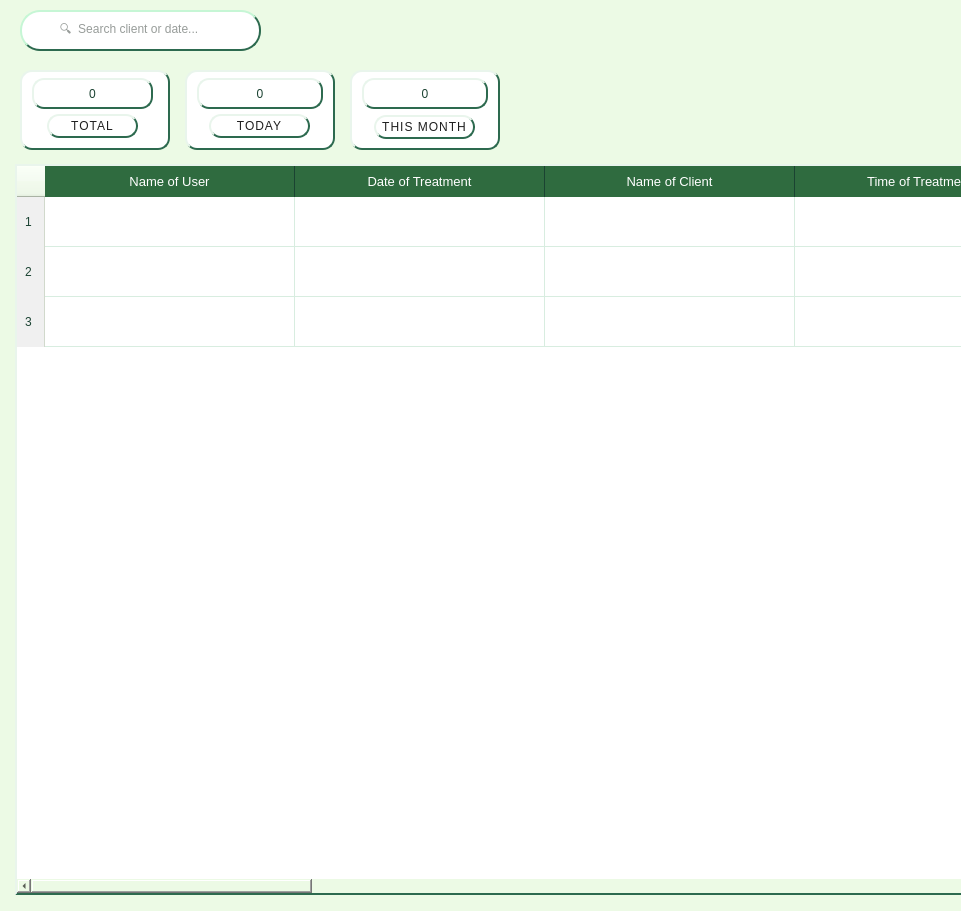
     <widget class="QWidget" name="contentPanel" native="true">
      <property name="geometry">
       <rect>
        <x>400</x>
        <y>0</y>
        <width>961</width>
        <height>911</height>
       </rect>
      </property>
      <property name="styleSheet">
       <string notr="true">QWidget { background-color: #ECFAE5; }</string>
      </property>
      <widget class="QTableWidget" name="tableListahan">
       <property name="geometry">
        <rect>
         <x>15</x>
         <y>164</y>
         <width>971</width>
         <height>731</height>
        </rect>
       </property>
       <property name="font">
        <font>
         <family>Segoe UI</family>
         <pointsize>11</pointsize>
         <weight>50</weight>
         <italic>false</italic>
         <bold>false</bold>
        </font>
       </property>
       <property name="styleSheet">
        <string notr="true">QTableWidget {
    background-color: #FFFFFF;
    alternate-background-color: #F5F5F5;  /* ✅ clean light grey */
    gridline-color: #D8EDE0;
    border: none;
    font: 11pt &quot;Segoe UI&quot;;
    color: #1B4332;
    selection-background-color: #C6F6D5;
    selection-color: #1B4332;

    /* ✅ green 3D frame */
    border-style: solid;
    border-width: 2px;
    border-top-color: #E9F5EC;
    border-left-color: #E9F5EC;
    border-bottom-color: #2D6A4F;
    border-right-color: #2D6A4F;
}

QTableWidget::item { 
    padding: 4px 8px; 
    border: none;
    background-color: transparent;
}

QTableWidget::item:selected { 
    background-color: #C6F6D5; 
    color: #1B4332; 
}

/* COLUMN HEADERS */
QHeaderView::section {
    background-color: #2F6B3F;
    color: #ffffff;
    border: none;
    border-right: 1px solid #1B4332;
    padding: 6px 8px;
    font: bold 12pt &quot;Segoe UI&quot;;
    text-transform: uppercase;
}

/* ROW HEADERS */
QHeaderView::section:vertical {
    background-color: #F0F0F0;
    color: #1B4332;
    border-right: 1px solid #D1D9CC;
}

/* HEADER AREA CLEANUP */
QHeaderView { 
    background-color: transparent; 
    border: none; 
}


/* SCROLLBAR */
QScrollBar:vertical {
    background: #E2EAE5;   /* darker track for better contrast */
    width: 10px;
    border-radius: 5px;
}

QScrollBar::handle:vertical {
    background: #1F4D2C;   /* darker green handle */
    border-radius: 5px;
    min-height: 25px;
}

QScrollBar::handle:vertical:hover { 
    background: #163A22;   /* even darker hover */
}

QScrollBar::handle:vertical:pressed { 
    background: #0F2A18;   /* deep press effect */
}

/* remove arrows */
QScrollBar::add-line:vertical, 
QScrollBar::sub-line:vertical { 
    height: 0; 
}

/* clean page area */
QScrollBar::add-page:vertical, 
QScrollBar::sub-page:vertical { 
    background: transparent; 
}


/* HORIZONTAL SCROLLBAR */
QScrollBar:horizontal {
    background: #E2EAE5;
    height: 10px;
    border-radius: 5px;
}

QScrollBar::handle:horizontal {
    background: #1F4D2C;
    border-radius: 5px;
    min-width: 25px;
}

QScrollBar::handle:horizontal:hover { 
    background: #163A22;
}

QScrollBar::handle:horizontal:pressed { 
    background: #0F2A18;
}

/* remove arrows */
QScrollBar::add-line:horizontal, 
QScrollBar::sub-line:horizontal { 
    width: 0; 
}

/* clean page area */
QScrollBar::add-page:horizontal, 
QScrollBar::sub-page:horizontal { 
    background: transparent; 
}
/* CORNER (top-left box) */
QTableCornerButton::section { 
    background-color: #2D6A4F;
    border: none; 
}</string>
       </property>
       <property name="editTriggers">
        <set>QAbstractItemView::NoEditTriggers</set>
       </property>
       <property name="selectionMode">
        <enum>QAbstractItemView::NoSelection</enum>
       </property>
       <attribute name="horizontalHeaderDefaultSectionSize">
        <number>250</number>
       </attribute>
       <attribute name="verticalHeaderDefaultSectionSize">
        <number>50</number>
       </attribute>
       <row>
        <property name="text">
         <string>1</string>
        </property>
       </row>
       <row>
        <property name="text">
         <string>2</string>
        </property>
       </row>
       <row>
        <property name="text">
         <string>3</string>
        </property>
       </row>
       <column>
        <property name="text">
         <string>Name of User</string>
        </property>
        <property name="font">
         <font>
          <pointsize>10</pointsize>
         </font>
        </property>
       </column>
       <column>
        <property name="text">
         <string>Date of Treatment</string>
        </property>
        <property name="font">
         <font>
          <pointsize>10</pointsize>
         </font>
        </property>
       </column>
       <column>
        <property name="text">
         <string>Name of Client</string>
        </property>
        <property name="font">
         <font>
          <pointsize>10</pointsize>
         </font>
        </property>
       </column>
       <column>
        <property name="text">
         <string>Time of Treatment</string>
        </property>
        <property name="font">
         <font>
          <pointsize>10</pointsize>
         </font>
        </property>
       </column>
       <column>
        <property name="text">
         <string>Chemical/s Used</string>
        </property>
        <property name="font">
         <font>
          <pointsize>10</pointsize>
         </font>
        </property>
       </column>
       <column>
        <property name="text">
         <string>Actual Chemical/s Used</string>
        </property>
        <property name="font">
         <font>
          <pointsize>10</pointsize>
         </font>
        </property>
       </column>
       <column>
        <property name="text">
         <string>Remarks</string>
        </property>
       </column>
       <column>
        <property name="text">
         <string>Edit</string>
        </property>
       </column>
       <column>
        <property name="text">
         <string>Convert to PDF</string>
        </property>
       </column>
       <column>
        <property name="text">
         <string>Trash</string>
        </property>
       </column>
       <item row="0" column="0">
        <property name="text">
         <string/>
        </property>
       </item>
       <item row="0" column="1">
        <property name="text">
         <string/>
        </property>
       </item>
       <item row="0" column="2">
        <property name="text">
         <string/>
        </property>
       </item>
       <item row="0" column="3">
        <property name="text">
         <string/>
        </property>
       </item>
       <item row="0" column="4">
        <property name="text">
         <string/>
        </property>
       </item>
       <item row="0" column="5">
        <property name="text">
         <string/>
        </property>
       </item>
      </widget>
      <widget class="QLineEdit" name="searchDate">
       <property name="geometry">
        <rect>
         <x>20</x>
         <y>10</y>
         <width>241</width>
         <height>41</height>
        </rect>
       </property>
       <property name="styleSheet">
        <string notr="true">QLineEdit {
    background-color: #FFFFFF;
    border-radius: 20px;
    padding: 8px 16px 8px 36px;
    font: 11pt &quot;Segoe UI&quot;;
    color: #2F3A34;  /* slightly darker for better contrast */

    /* 3D GREEN BORDER */
    border-style: solid;
    border-width: 2px;
    border-top-color: #C6F6D5;
    border-left-color: #C6F6D5;
    border-bottom-color: #2D6A4F;
    border-right-color: #2D6A4F;
}

/* HOVER EFFECT (darker but still soft) */
QLineEdit:hover {
    background-color: #E3F2E9;   /* darker green tint */
    border-top-color: #BFE8CC;
    border-left-color: #BFE8CC;
    border-bottom-color: #1B4332; /* stronger shadow */
    border-right-color: #1B4332;

    color: #1F2E27; /* keep readable */
}

/* CLICKED / ACTIVE (FOCUS) EFFECT */
QLineEdit:focus {
    background-color: #D6EDE1;   /* noticeably darker active state */
    border-top-color: #A9D8BA;
    border-left-color: #A9D8BA;
    border-bottom-color: #0E3B21; /* deep pressed look */
    border-right-color: #0E3B21;

    color: #10261C; /* very readable dark green-black */
}</string>
       </property>
       <property name="placeholderText">
        <string>🔍  Search client or date...</string>
       </property>
      </widget>
      <widget class="QFrame" name="statToday">
       <property name="geometry">
        <rect>
         <x>185</x>
         <y>70</y>
         <width>150</width>
         <height>80</height>
        </rect>
       </property>
       <property name="styleSheet">
        <string notr="true">QFrame {
    background-color: #FFFFFF;
    border-radius: 12px;

    /* ✅ green 3D border */
    border-style: solid;
    border-width: 2px;
    border-top-color: #E9F5EC;     /* light green highlight */
    border-left-color: #E9F5EC;
    border-bottom-color: #2D6A4F;  /* dark green shadow */
    border-right-color: #2D6A4F;
}</string>
       </property>
       <property name="frameShape">
        <enum>QFrame::NoFrame</enum>
       </property>
       <widget class="QLabel" name="statTodayNum">
        <property name="geometry">
         <rect>
          <x>12</x>
          <y>8</y>
          <width>126</width>
          <height>31</height>
         </rect>
        </property>
        <property name="styleSheet">
         <string notr="true">QLabel { color: #1B4332; font: bold 20pt 'Segoe UI'; background: transparent; }</string>
        </property>
        <property name="text">
         <string>0</string>
        </property>
        <property name="alignment">
         <set>Qt::AlignCenter</set>
        </property>
       </widget>
       <widget class="QLabel" name="statTodayLabel">
        <property name="geometry">
         <rect>
          <x>24</x>
          <y>44</y>
          <width>101</width>
          <height>24</height>
         </rect>
        </property>
        <property name="styleSheet">
         <string notr="true">QLabel {
    color: #1F1F1F;
    font: bold 8pt &quot;Segoe UI&quot;;
    letter-spacing: 1px;
    background: transparent;
}</string>
        </property>
        <property name="text">
         <string>TODAY</string>
        </property>
        <property name="alignment">
         <set>Qt::AlignCenter</set>
        </property>
       </widget>
      </widget>
      <widget class="QFrame" name="statTotal">
       <property name="geometry">
        <rect>
         <x>20</x>
         <y>70</y>
         <width>150</width>
         <height>80</height>
        </rect>
       </property>
       <property name="styleSheet">
        <string notr="true">QFrame {
    background-color: #FFFFFF;
    border-radius: 12px;

    /* ✅ green 3D border */
    border-style: solid;
    border-width: 2px;
    border-top-color: #E9F5EC;     /* light green highlight */
    border-left-color: #E9F5EC;
    border-bottom-color: #2D6A4F;  /* dark green shadow */
    border-right-color: #2D6A4F;
}</string>
       </property>
       <property name="frameShape">
        <enum>QFrame::NoFrame</enum>
       </property>
       <widget class="QLabel" name="statTotalNum">
        <property name="geometry">
         <rect>
          <x>12</x>
          <y>8</y>
          <width>121</width>
          <height>31</height>
         </rect>
        </property>
        <property name="styleSheet">
         <string notr="true">QLabel { color: #1B4332; font: bold 20pt 'Segoe UI'; background: transparent; }</string>
        </property>
        <property name="text">
         <string>0</string>
        </property>
        <property name="alignment">
         <set>Qt::AlignCenter</set>
        </property>
       </widget>
       <widget class="QLabel" name="statTotalLabel">
        <property name="geometry">
         <rect>
          <x>27</x>
          <y>44</y>
          <width>91</width>
          <height>24</height>
         </rect>
        </property>
        <property name="styleSheet">
         <string notr="true">QLabel {
    color: #1F1F1F;
    font: bold 8pt &quot;Segoe UI&quot;;
    letter-spacing: 1px;
    background: transparent;
}</string>
        </property>
        <property name="text">
         <string>TOTAL</string>
        </property>
        <property name="alignment">
         <set>Qt::AlignCenter</set>
        </property>
       </widget>
      </widget>
      <widget class="QFrame" name="statMonth">
       <property name="geometry">
        <rect>
         <x>350</x>
         <y>70</y>
         <width>150</width>
         <height>80</height>
        </rect>
       </property>
       <property name="styleSheet">
        <string notr="true">QFrame {
    background-color: #FFFFFF;
    border-radius: 12px;

    /* ✅ green 3D border */
    border-style: solid;
    border-width: 2px;
    border-top-color: #E9F5EC;     /* light green highlight */
    border-left-color: #E9F5EC;
    border-bottom-color: #2D6A4F;  /* dark green shadow */
    border-right-color: #2D6A4F;
}</string>
       </property>
       <property name="frameShape">
        <enum>QFrame::NoFrame</enum>
       </property>
       <widget class="QLabel" name="statMonthNum">
        <property name="geometry">
         <rect>
          <x>12</x>
          <y>8</y>
          <width>126</width>
          <height>31</height>
         </rect>
        </property>
        <property name="styleSheet">
         <string notr="true">QLabel { color: #1B4332; font: bold 20pt 'Segoe UI'; background: transparent; }</string>
        </property>
        <property name="text">
         <string>0</string>
        </property>
        <property name="alignment">
         <set>Qt::AlignCenter</set>
        </property>
       </widget>
       <widget class="QLabel" name="statMonthLabel">
        <property name="geometry">
         <rect>
          <x>24</x>
          <y>45</y>
          <width>101</width>
          <height>24</height>
         </rect>
        </property>
        <property name="styleSheet">
         <string notr="true">QLabel {
    color: #1F1F1F;
    font: bold 8pt &quot;Segoe UI&quot;;
    letter-spacing: 1px;
    background: transparent;
}</string>
        </property>
        <property name="text">
         <string>THIS MONTH</string>
        </property>
        <property name="alignment">
         <set>Qt::AlignCenter</set>
        </property>
       </widget>
      </widget>
     </widget>
